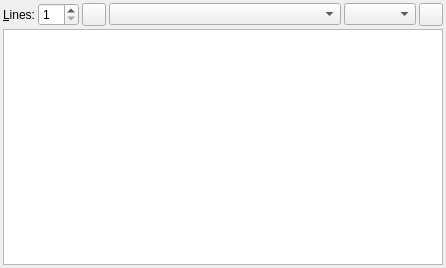
<?xml version="1.0" encoding="UTF-8"?>
<ui version="4.0">
 <class>AnalysisWidget</class>
 <widget class="QWidget" name="AnalysisWidget">
  <property name="geometry">
   <rect>
    <x>0</x>
    <y>0</y>
    <width>446</width>
    <height>268</height>
   </rect>
  </property>
  <property name="minimumSize">
   <size>
    <width>150</width>
    <height>80</height>
   </size>
  </property>
  <property name="windowTitle">
   <string>Analysis</string>
  </property>
  <layout class="QVBoxLayout">
   <property name="spacing">
    <number>3</number>
   </property>
   <property name="leftMargin">
    <number>3</number>
   </property>
   <property name="topMargin">
    <number>3</number>
   </property>
   <property name="rightMargin">
    <number>3</number>
   </property>
   <property name="bottomMargin">
    <number>3</number>
   </property>
   <item>
    <layout class="QHBoxLayout" name="topControls">
     <item>
      <widget class="QLabel" name="label">
       <property name="text">
        <string>&amp;Lines:</string>
       </property>
       <property name="buddy">
        <cstring>vpcount</cstring>
       </property>
      </widget>
     </item>
     <item>
      <widget class="QSpinBox" name="vpcount">
       <property name="toolTip">
        <string>Number of parallel lines</string>
       </property>
       <property name="minimum">
        <number>1</number>
       </property>
       <property name="maximum">
        <number>99</number>
       </property>
      </widget>
     </item>
     <item>
      <widget class="QToolButton" name="btPin">
       <property name="toolTip">
        <string>Pin engine to current position</string>
       </property>
       <property name="text">
        <string notr="true"/>
       </property>
       <property name="icon">
        <iconset resource="../../resources.qrc">
         <normaloff>:/images/pin.ico</normaloff>:/images/pin.ico</iconset>
       </property>
       <property name="checkable">
        <bool>true</bool>
       </property>
      </widget>
     </item>
     <item>
      <widget class="QComboBox" name="engineList">
       <property name="sizePolicy">
        <sizepolicy hsizetype="Expanding" vsizetype="Fixed">
         <horstretch>0</horstretch>
         <verstretch>0</verstretch>
        </sizepolicy>
       </property>
       <property name="toolTip">
        <string>Select an engine</string>
       </property>
      </widget>
     </item>
     <item>
      <widget class="QComboBox" name="bookList">
       <property name="toolTip">
        <string>Select a GUI book</string>
       </property>
      </widget>
     </item>
     <item>
      <widget class="QToolButton" name="analyzeButton">
       <property name="sizePolicy">
        <sizepolicy hsizetype="Minimum" vsizetype="Minimum">
         <horstretch>0</horstretch>
         <verstretch>0</verstretch>
        </sizepolicy>
       </property>
       <property name="text">
        <string/>
       </property>
       <property name="icon">
        <iconset resource="../../resources.qrc">
         <normaloff>:/images/circle_green.svg</normaloff>
         <normalon>:/images/circle_red.svg</normalon>:/images/circle_green.svg</iconset>
       </property>
       <property name="checkable">
        <bool>true</bool>
       </property>
      </widget>
     </item>
    </layout>
   </item>
   <item>
    <widget class="QTextBrowser" name="variationText">
     <property name="openLinks">
      <bool>false</bool>
     </property>
    </widget>
   </item>
  </layout>
 </widget>
 <tabstops>
  <tabstop>vpcount</tabstop>
  <tabstop>engineList</tabstop>
  <tabstop>analyzeButton</tabstop>
  <tabstop>variationText</tabstop>
 </tabstops>
 <resources>
  <include location="../../resources.qrc"/>
 </resources>
 <connections/>
</ui>
